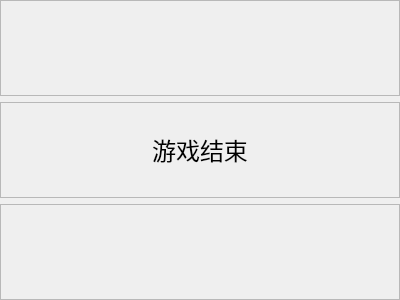
<?xml version="1.0" encoding="UTF-8"?>
<ui version="4.0">
 <class>GameOver</class>
 <widget class="QDialog" name="GameOver">
  <property name="geometry">
   <rect>
    <x>0</x>
    <y>0</y>
    <width>400</width>
    <height>300</height>
   </rect>
  </property>
  <property name="windowTitle">
   <string>Dialog</string>
  </property>
  <layout class="QVBoxLayout" name="verticalLayout">
   <property name="leftMargin">
    <number>0</number>
   </property>
   <property name="topMargin">
    <number>0</number>
   </property>
   <property name="rightMargin">
    <number>0</number>
   </property>
   <property name="bottomMargin">
    <number>0</number>
   </property>
   <item>
    <widget class="QFrame" name="frame">
     <property name="frameShape">
      <enum>QFrame::StyledPanel</enum>
     </property>
     <property name="frameShadow">
      <enum>QFrame::Raised</enum>
     </property>
    </widget>
   </item>
   <item>
    <widget class="QFrame" name="frame_2">
     <property name="frameShape">
      <enum>QFrame::StyledPanel</enum>
     </property>
     <property name="frameShadow">
      <enum>QFrame::Raised</enum>
     </property>
     <layout class="QVBoxLayout" name="verticalLayout_2">
      <item>
       <widget class="QLabel" name="label">
        <property name="font">
         <font>
          <family>华文行楷</family>
          <pointsize>18</pointsize>
         </font>
        </property>
        <property name="text">
         <string>游戏结束</string>
        </property>
        <property name="alignment">
         <set>Qt::AlignCenter</set>
        </property>
       </widget>
      </item>
     </layout>
    </widget>
   </item>
   <item>
    <widget class="QFrame" name="frame_3">
     <property name="frameShape">
      <enum>QFrame::StyledPanel</enum>
     </property>
     <property name="frameShadow">
      <enum>QFrame::Raised</enum>
     </property>
    </widget>
   </item>
  </layout>
 </widget>
 <resources/>
 <connections/>
</ui>
